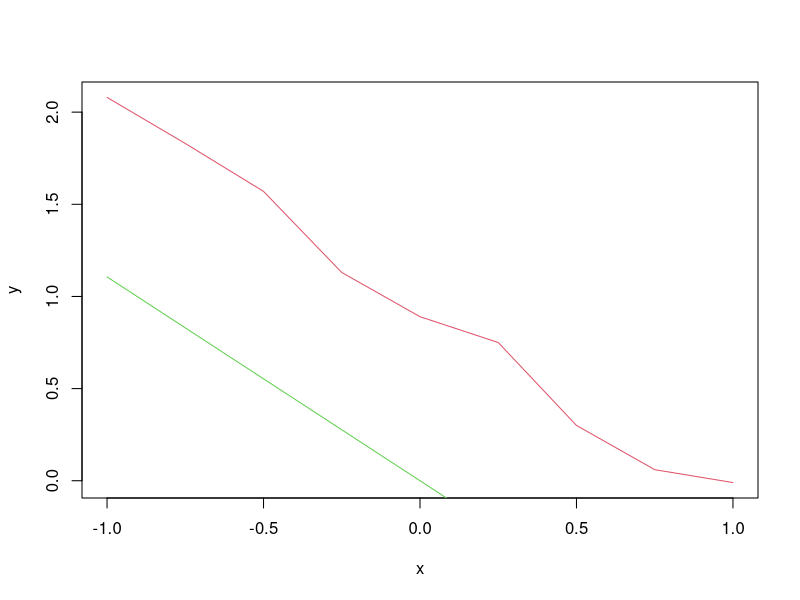
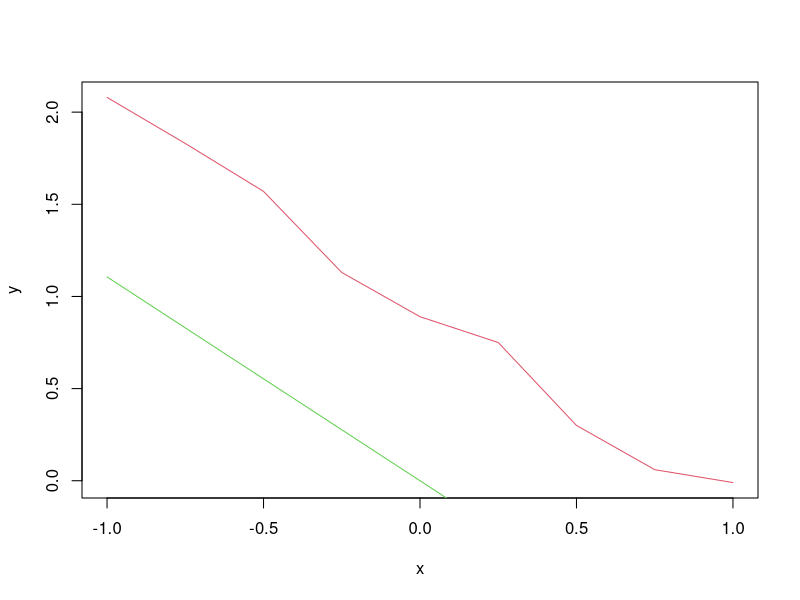

Reproduce these figures in R, in order. (Note: this script raises an error after producing the figures.)
## ---- chunk 1
# no pec
## ---- chunk 2
# Олон гишүүнтийн санг дуудах
library(polynom)

# Биномт тархалтын хувьд **I** эрэмбийн төвийн момент
M1 <- 0

# M_1 бодож байна. Олон гишүүнтийн аргумент `x` хувьсагч байна.
for(k in 1:10){ M1 <- M1 + k*choose(10,k)*poly.calc(rep(0,k))*(-1)**k*poly.calc(rep(1,10-k)) }
# Үр дүнг харах
M1

# **p** параметрын утгыг олвол,
# 10 p = 6.8
p <- 6.8/10

## ---- chunk 3
# Олон гишүүнтийн санг дуудах
library(polynom)

# Биномт тархалтын хувьд **I** эрэмбийн төвийн момент
M1 <- 0

# M_1 бодож байна. Олон гишүүнтийн аргумент `x` хувьсагч байна.
for(k in 1:10){ M1 <- M1 + k*choose(10,k)*poly.calc(rep(0,k))*(-1)**k*poly.calc(rep(1,10-k)) }
# Үр дүнг харах
M1

# **p** параметрын утгыг олвол,
# 10 p = 6.8
p <- 6.8/10
## ---- chunk 4
x <- c(-1, -0.75, -0.5, -0.25, 0.0, 0.25, 0.5, 0.75, 1.0)
y <- c(2.08, 1.83, 1.57, 1.13, 0.89, 0.75, 0.30, 0.06, -0.01)
n <- 9
## ---- chunk 5
# x, y -ын дундаж
Mx <- mean(x)
My <- mean(y)
# xy, x*x -ын дундаж
Mxy <- mean(x*y)
Mxx <- mean(x**2)

# коеффициентуудыг олвол,
a1 <- (Mxy - Mx*My)/(Mxx - Mx**2)
a2 <- n*(Mx**2*My - Mx*Mxy)/(Mxx - Mx**2)

# регрессын тэгшитгэлийг бодож зурвал,
y_lin  <- a1*x + a2
plot(x,y,type="l",col=2)
lines(x,y_lin,col=3)
## ---- chunk 6
# x, y -ын дундаж
Mx <- mean(x)
My <- mean(y)
# xy, x*x -ын дундаж
Mxy <- mean(x*y)
Mxx <- mean(x**2)

# коеффициентуудыг олвол,
a1 <- (Mxy - Mx*My)/(Mxx - Mx**2)
a2 <- n*(Mx**2*My - Mx*Mxy)/(Mxx - Mx**2)

# регрессын тэгшитгэлийг бодож зурвал,
y_lin  <- a1*x + a2
plot(x,y,type="l",col=2)
lines(x,y_lin,col=3)
## ---- chunk 7
x <- c(-1, -0.75, -0.5, -0.25, 0.0, 0.25, 0.5, 0.75, 1.0)
y <- c(6.01, 5.07, 4.3, 3.56, 3.07, 2.87, 2.0, 2.14 )
# n <- 9
## ---- chunk 8
# I эрэмбийн төвийн моментууд,
Mx <- mean(x)
My <- mean(y)

# II эрэмбийн төвийн моментууд,
Mxy <- mean(x*y)
Mx2 <- mean(x**2)

# III эрэмбийн төвийн моментууд,
Mx3 <- mean(x**3)
Myx2 <- mean(y*x**2)

# IV эрэмбийн төвийн моментууд,
Mx4 <- mean(x**4)

# Системийг олвол, 
` A <- matrix(c(Mx4, Mx3, Mx2, Mx3, Mx2, Mx, Mx2, Mx, 1), nrow = 3, ncol = 3, byrow = TRUE)`
` b <- matrix(C(Myx2,Mxy,My), byrow = TRUE)`

# **a** коеффициентуудыг олвол,
a <- solve(A,b)

# регрессын тэгшитгэлийг бодож зурвал,
y_lin  <- a[1]*x**2 + a[2]*x + a[3]
plot(x,y,type="l",col=2)
lines(x,y_lin,col=3)
## ---- chunk 9
# I эрэмбийн төвийн моментууд,
Mx <- mean(x)
My <- mean(y)

# II эрэмбийн төвийн моментууд,
Mxy <- mean(x*y)
Mx2 <- mean(x**2)

# III эрэмбийн төвийн моментууд,
Mx3 <- mean(x**3)
Myx2 <- mean(y*x**2)

# IV эрэмбийн төвийн моментууд,
Mx4 <- mean(x**4)

# Системийг олвол, 
` A <- matrix(c(Mx4, Mx3, Mx2, Mx3, Mx2, Mx, Mx2, Mx, 1), nrow = 3, ncol = 3, byrow = TRUE)`
` b <- matrix(C(Myx2,Mxy,My), byrow = TRUE)`

# **a** коеффициентуудыг олвол,
a <- solve(A,b)

# регрессын тэгшитгэлийг бодож зурвал,
y_lin  <- a[1]*x**2 + a[2]*x + a[3]
plot(x,y,type="l",col=2)
lines(x,y_lin,col=3)
## ---- chunk 10
x <- c(-1, -0.75, -0.5, -0.25, 0.0, 0.25, 0.5, 0.75, 1.0)
y <- c(2.08, 1.83, 1.57, 1.13, 0.89, 0.75, 0.30, 0.06, -0.01)
n <- 9
## ---- chunk 11
# x, y -ын дундаж
Mx <- mean(x)
My <- mean(y)
# xy, x^2 -ын дундаж
Mxy <- mean(x*y)
Mxx <- mean(x**2)

# коеффициентуудыг олвол,
a1 <- (Mxy - Mx*My)/(Mxx - Mx**2)
a2 <- n*(Mx**2*My - Mx*Mxy)/(Mxx - Mx**2)

# регрессын тэгшитгэлийг бодож зурвал,
y_lin  <- a1*x + a2
plot(x,y,type="l",col=2)
lines(x,y_lin,col=3)
## ---- chunk 12
# x, y -ын дундаж
Mx <- mean(x)
My <- mean(y)
# xy, x*x -ын дундаж
Mxy <- mean(x*y)
Mxx <- mean(x**2)

# коеффициентуудыг олвол,
a1 <- (Mxy - Mx*My)/(Mxx - Mx**2)
a2 <- n*(Mx**2*My - Mx*Mxy)/(Mxx - Mx**2)

# регрессын тэгшитгэлийг бодож зурвал,
y_lin  <- a1*x + a2
plot(x,y,type="l",col=2)
lines(x,y_lin,col=3)
## ---- chunk 13
x <- c(-1, -0.75, -0.5, -0.25, 0.0, 0.25, 0.5, 0.75, 1.0)
y <- c(2.08, 1.83, 1.57, 1.13, 0.89, 0.75, 0.30, 0.06, -0.01)
n <- 9
## ---- chunk 14
# x, y -ын дундаж
Mx <- mean(x)
My <- mean(y)
# xy, x^2 -ын дундаж
Mxy <- mean(x*y)
Mxx <- mean(x**2)

# коеффициентуудыг олвол,
a1 <- (Mxy - Mx*My)/(Mxx - Mx**2)
a2 <- n*(Mx**2*My - Mx*Mxy)/(Mxx - Mx**2)

# регрессын тэгшитгэлийг бодож зурвал,
y_lin  <- a1*x + a2
plot(x,y,type="l",col=2)
lines(x,y_lin,col=3)
## ---- chunk 15
# x, y -ын дундаж
Mx <- mean(x)
My <- mean(y)
# xy, x*x -ын дундаж
Mxy <- mean(x*y)
Mxx <- mean(x**2)

# коеффициентуудыг олвол,
a1 <- (Mxy - Mx*My)/(Mxx - Mx**2)
a2 <- n*(Mx**2*My - Mx*Mxy)/(Mxx - Mx**2)

# регрессын тэгшитгэлийг бодож зурвал,
y_lin  <- a1*x + a2
plot(x,y,type="l",col=2)
lines(x,y_lin,col=3)
## ---- chunk 16
# Загвар түүвэр
t <- c(-3240, 1960, -2902, -2512, -2204, -4007, -537, 928, -2026, 5925, 5516, 1905, -4476, 1642, -3848, 2096, 3471, 2028, -5266, -1358, 68, 4554, -389, -160, -51, -1243, 1430, -1772, -414, -426)/1000

# x,y санамсаргүй хэмжигдэхүүний хослол түүвэр
x <- c(-1, -0.75, -0.5, -0.25, 0.0, 0.25, 0.5, 0.75, 1.0)
y <- c(2.08, 1.83, 1.57, 1.13, 0.89, 0.75, 0.30, 0.06, -0.01)

# түүврийн тоо
n <- 9

# x, y -ын дундаж
Mx <- mean(x)
My <- mean(y)

# xy, xx -ын дундаж
Mxy <- mean(x*y)
Mxx <- mean(x**2)

# коеффициентуудыг олвол,
a1 <- (Mxy - Mx*My)/(Mxx - Mx**2)
a2 <- n*(Mx**2*My - Mx*Mxy)/(Mxx - Mx**2)
rm(Mx,My,Mxx,Mxy)
# регрессын тэгшитгэлийг бодох,
y_lin  <- a1*x + a2
#plot(x,y,type="l",col=2)
## ---- chunk 17
# x, y -ын дундаж
Mx <- mean(x)
My <- mean(y)
# xy, x^2 -ын дундаж
Mxy <- mean(x*y)
Mxx <- mean(x**2)

# коеффициентуудыг олвол,
a1 <- (Mxy - Mx*My)/(Mxx - Mx**2)
a2 <- n*(Mx**2*My - Mx*Mxy)/(Mxx - Mx**2)

# регрессын тэгшитгэлийг бодож зурвал,
y_lin  <- a1*x + a2
plot(x,y,type="l",col=2)
lines(x,y_lin,col=3)
## ---- chunk 18
# x, y -ын дундаж
Mx <- mean(x)
My <- mean(y)
# xy, x*x -ын дундаж
Mxy <- mean(x*y)
Mxx <- mean(x**2)

# коеффициентуудыг олвол,
a1 <- (Mxy - Mx*My)/(Mxx - Mx**2)
a2 <- n*(Mx**2*My - Mx*Mxy)/(Mxx - Mx**2)

# регрессын тэгшитгэлийг бодож зурвал,
y_lin  <- a1*x + a2
plot(x,y,type="l",col=2)
lines(x,y_lin,col=3)
